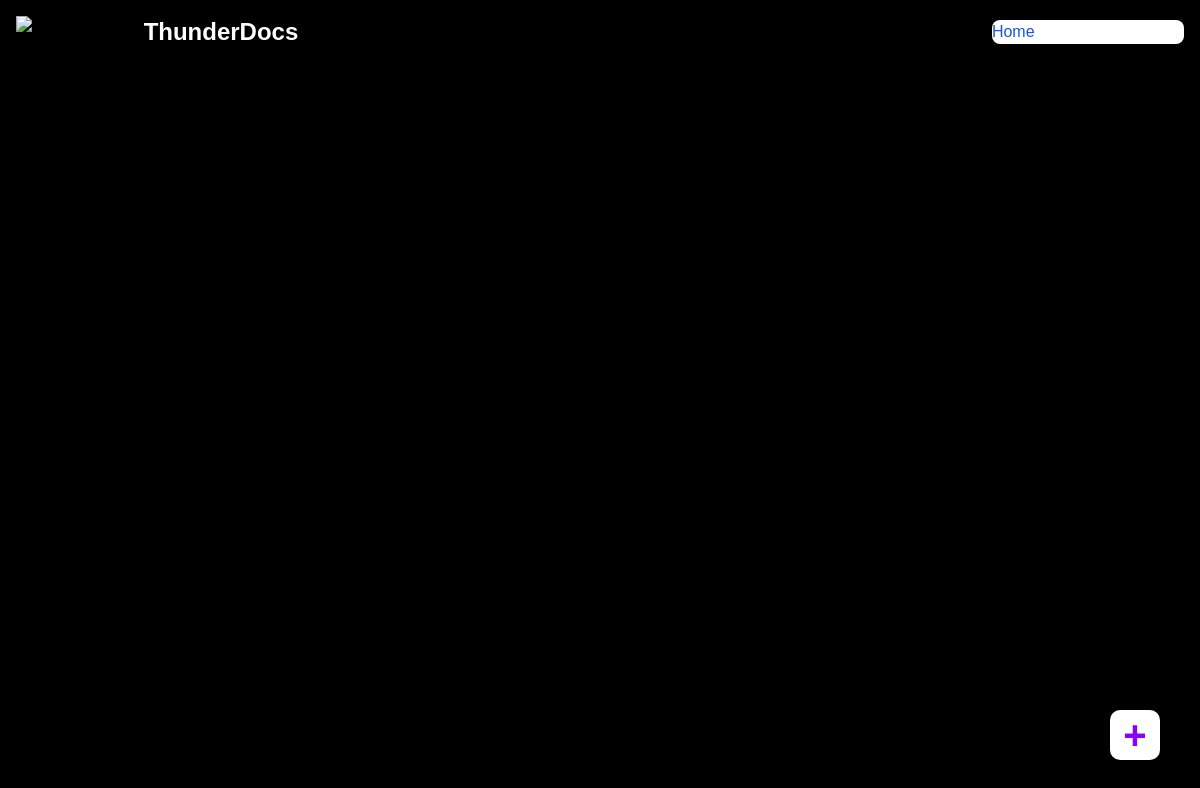
The app's page /home (signed in), older data.
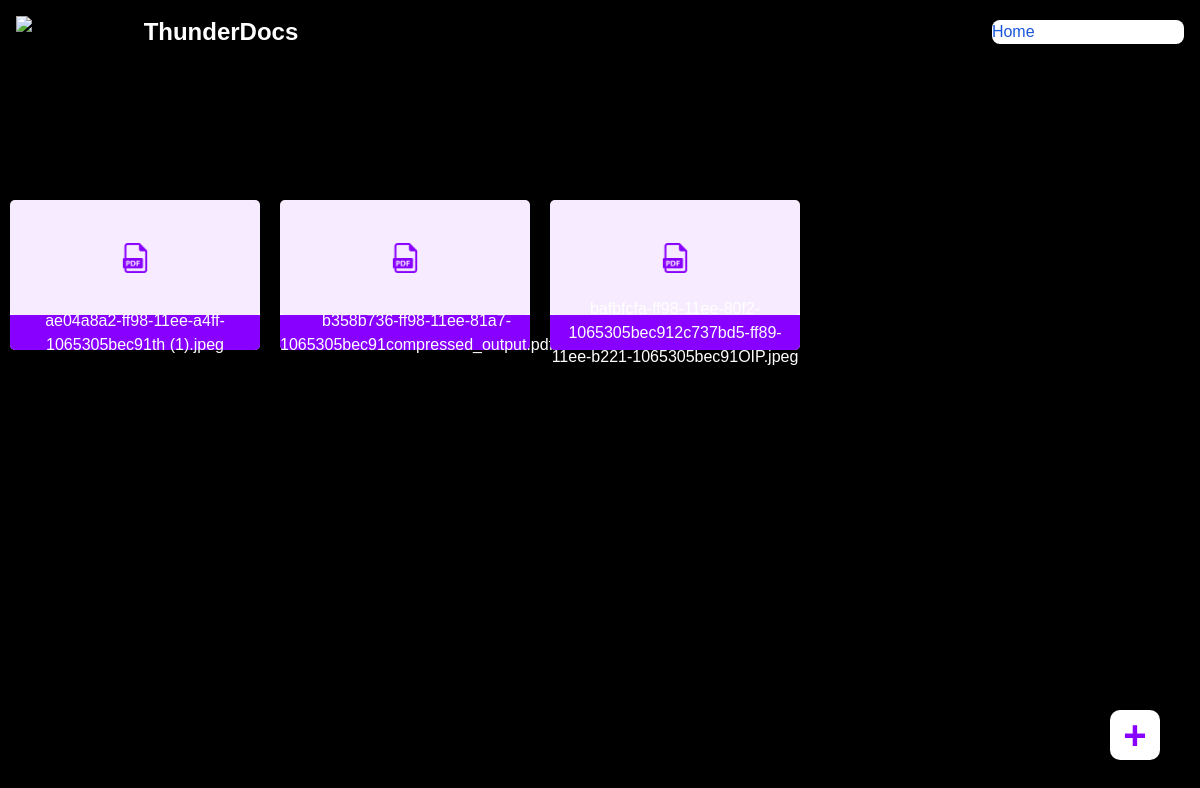
The same page, newer data.
### app/__init__.py (models this page shows)
class Files(db.Model):
    id=db.Column(db.Integer,primary_key=True)
    file_name=db.Column(db.String,nullable=False)
    file_path=db.Column(db.String,nullable=False)
    user_id=db.Column(db.Integer,db.ForeignKey('user.id'),nullable=False)
    file_type=db.Column(db.String,nullable=False)

### app/routes.py (the view)
@app.route('/')
@app.route('/home')
@login_required
def index():
    if current_user.is_authenticated==False:
        return redirect(url_for('login'))
    files=Files.query.filter_by(user_id=current_user.id).all()
    if files:
        return render_template('home.html',files=files)
    return render_template('home.html')

### app/__init__.py (called while the page is built)
@login_manager.user_loader
def load_user(id):
    return User.query.get(int(id))

### templates/home.html (shortened to what this page needs)
{% extends 'base.html' %}
{% block head %}
    <link rel="stylesheet" type="text/css" href={{ url_for('static', filename='home.css') }}>
{% endblock head %}
{% block body %}
    <div>
        <form action="" enctype="multipart/form-data" id="fileForm">
            <label for="file" onclick=" event.preventDefault(); document.getElementById('file').click();">
                <div class="uploadBtn">
                    <a onclick="">+</a>
                </div>
            </label>
                    </form>
                </div>
        </div>
    <div class="fileSegment">
        {% if files %}
            {% for file in files  %}
                <div class="fileBox ">
                    {% if file.file_type=="aplication/pdf" %}
                    <div class="filePrev">
                        <a href="{{url_for('preview',file_id=file.id)}}">
                            <img src="../static/images/pdf-file.png" alt="" />
                        </a>
                    </div>
                    {% elif file.file_type=="image/jpeg" %}
                    <div class="filePrev">
                        <a href="{{url_for('preview',file_id=file.id)}}">
                            <img src="../static/images/insert-picture-icon.png" alt="" />
                        </a>
                    </div>
                    {% else %}
                    <div class="filePrev">
                        <a href="{{url_for('preview',file_id=file.id)}}">
                            <img src="../static/images/pdf-file.png" alt="" />
                        </a>
                    </div>
                    {% endif %}
                    <div class="fileName" >
                        <a href="#">
                            {{file.file_name}}
                        </a>
                    </div>
                </div>
            {% endfor %}
        {% endif %}
    </div>
{% endblock body %}

### templates/base.html (shortened to what this page needs)
<!DOCTYPE html>
<html lang="en">
<head>
    <link rel="stylesheet" type="text/css" href={{ url_for('static', filename='base.css') }}>
    <link href="https://cdnjs.cloudflare.com/ajax/libs/flowbite/2.3.0/flowbite.min.css" rel="stylesheet" />
    {% block head %}
    {% endblock head %}
</head>
<body>
    <nav class="bg-black border-gray-200 dark:bg-gray-900">
        <div class="z-10 max-w-screen-xl flex flex-wrap items-center justify-between mx-auto p-4">
          <a href="https://flowbite.com/" class="flex items-center space-x-3 rtl:space-x-reverse">
              <img src="https://flowbite.com/docs/images/logo.svg" class="h-8" alt="Flowbite Logo" />
              <span class="self-center text-2xl text-white font-semibold whitespace-nowrap dark:text-white">ThunderDocs</span>
          </a>
          <div  class="hidden bg-black w-full md:block md:w-auto" id="navbar-default">
            <ul class="font-medium flex bg-black flex-col p-4 md:p-0 mt-4 border border-gray-100 rounded-lg bg-black text-white md:flex-row md:space-x-8 rtl:space-x-reverse md:mt-0 md:border-0 md:bg-white dark:bg-gray-800 md:dark:bg-gray-900 dark:border-gray-700">
              <li>
                <a href="#" class="block py-2 px-3 text-white bg-blue-700 rounded md:bg-transparent md:text-blue-700 md:p-0 dark:text-white md:dark:text-blue-500" aria-current="page">Home</a>
              </li>
              <li>
                <a href="{{url_for('about')}}" class="block py-2 px-3 text-#9333ea rounded hover:bg-gray-100 hover:text-black md:hover:bg-transparent md:border-0 md:hover:text-blue-700 md:p-0 dark:text-white md:dark:hover:text-blue-500 dark:hover:bg-gray-700 dark:hover:text-white md:dark:hover:bg-transparent">About</a>
              </li>
              <li>
                  {% if current_user.is_authenticated %}
                      <a href="{{url_for('logout')}}" class="block py-2 px-3 text-white rounded hover:bg-gray-100 md:hover:bg-transparent md:border-0 md:hover:text-blue-700 md:p-0 dark:text-white md:dark:hover:text-blue-500 dark:hover:bg-gray-700 dark:hover:text-white md:dark:hover:bg-transparent" >logout</a>
                  {% else %}
                      <a href="{{url_for('login')}}"class="block py-2 px-3 text-white rounded hover:bg-gray-100 md:hover:bg-transparent md:border-0 md:hover:text-blue-700 md:p-0 dark:text-white md:dark:hover:text-blue-500 dark:hover:bg-gray-700 dark:hover:text-white md:dark:hover:bg-transparent">login</a>
                  {% endif %}
              </li>
            </ul>
          </div>
        </div>
      </nav>
      <h1 class="text-3xl font-bold underline">
      </h1>
    <div class="mainDiv">
        {% block body %}
        {% endblock %}
</body>
</html>

### static/base.css (style rules this page uses)
body { background-color: rgb(0, 0, 0); font-family: "Poppins", sans-serif; }
.mainDiv { position: relative; top: 90px; left: 0; background-size: cover; }

### static/home.css (style rules this page uses)
.fileSegment { display:flex; flex-wrap: wrap; padding: 10px; }
.fileBox { height: 150px; width: 250px; border-radius: 5px; margin-bottom: 20px; margin-right: 20px; display: grid; grid-template-rows: 115px 35px; background-color: white; }
.filePrev { grid-row: 1/2; border-radius: 5px; object-fit: cover; display: flex; justify-content: center; align-items: center; background-color: rgba(206, 145, 255, 0.18); }
.filePrev a img { height: 30px; width: 30px; }
.fileName { grid-row: 2/2; width: 250px; display: flex; justify-items: center; align-items: center; background-color: #8800ff; border-bottom-left-radius: 5px; border-bottom-right-radius: 5px; }
.fileName a { text-align: center; color: rgb(255, 255, 255); text-overflow: ellipsis ; }
.uploadBtn { position: fixed; bottom: 40px; right: 40px; }
.uploadBtn a { height: 50px; width: 50px; background-color: #ffffff; border: none; border-radius: 10px; color: rgb(136,0,255); font-size: 40px; font-weight: 700; cursor: pointer; display: flex; justify-content: center; align-items: center; transition: all 0.3s ease-in-out; }

Row changes from the older to the newer data that the page shows:
now on this page (row edited): Files: file_name "ae04a8a2-ff98-11ee-a4ff-1065305bec91th (1).jpeg"
now on this page (row edited): Files: file_name "b358b736-ff98-11ee-81a7-1065305bec91compressed_output.pdf"
now on this page (row edited): Files: file_name "bafbfcfa-ff98-11ee-80f2-1065305bec912c737bd5-ff89-11ee-b221-1065305bec91OIP.jpeg"
